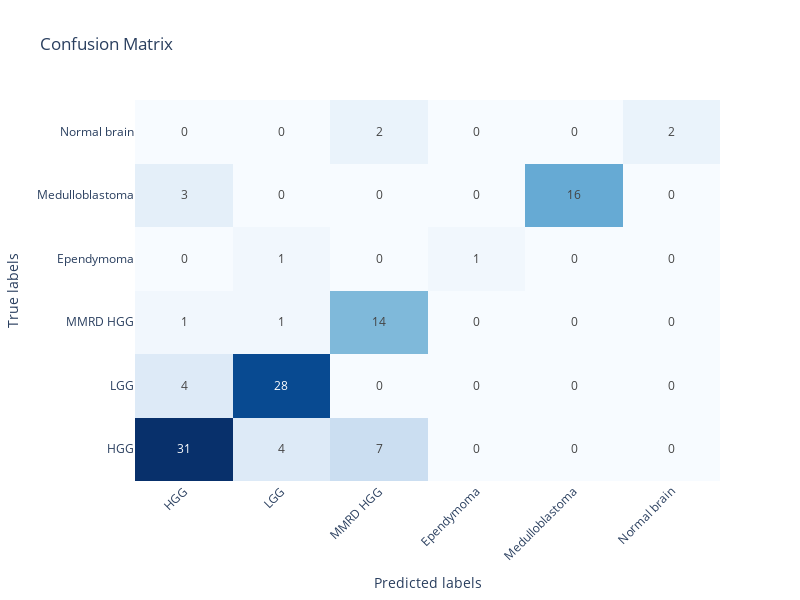

This figure's notebook cell:
### Code cell
plot_confusion_matrix(best_model, X_test_pip, y_test, tumor_mapping)

### Figure 1 — Plotly figure (JSON) as saved in the notebook; plotly's stock layout.template omitted (floating-point values rounded to 4 significant figures)
{"data": [{"colorscale": [[0, "rgb(247,251,255)"], [0.125, "rgb(222,235,247)"], [0.25, "rgb(198,219,239)"], [0.375, "rgb(158,202,225)"], [0.5, "rgb(107,174,214)"], [0.625, "rgb(66,146,198)"], [0.75, "rgb(33,113,181)"], [0.875, "rgb(8,81,156)"], [1, "rgb(8,48,107)"]], "showscale": false, "text": [[31, 4, 7, 0, 0, 0], [4, 28, 0, 0, 0, 0], [1, 1, 14, 0, 0, 0], [0, 1, 0, 1, 0, 0], [3, 0, 0, 0, 16, 0], [0, 0, 2, 0, 0, 2]], "textfont": {"size": 12}, "texttemplate": "%{text}", "type": "heatmap", "x": ["HGG", "LGG", "MMRD HGG", "Ependymoma", "Medulloblastoma", "Normal brain"], "y": ["HGG", "LGG", "MMRD HGG", "Ependymoma", "Medulloblastoma", "Normal brain"], "z": [[31, 4, 7, 0, 0, 0], [4, 28, 0, 0, 0, 0], [1, 1, 14, 0, 0, 0], [0, 1, 0, 1, 0, 0], [3, 0, 0, 0, 16, 0], [0, 0, 2, 0, 0, 2]]}], "layout": {"height": 600, "title": {"text": "Confusion Matrix"}, "width": 800, "xaxis": {"tickangle": -45, "title": {"text": "Predicted labels"}}, "yaxis": {"title": {"text": "True labels"}}}}
